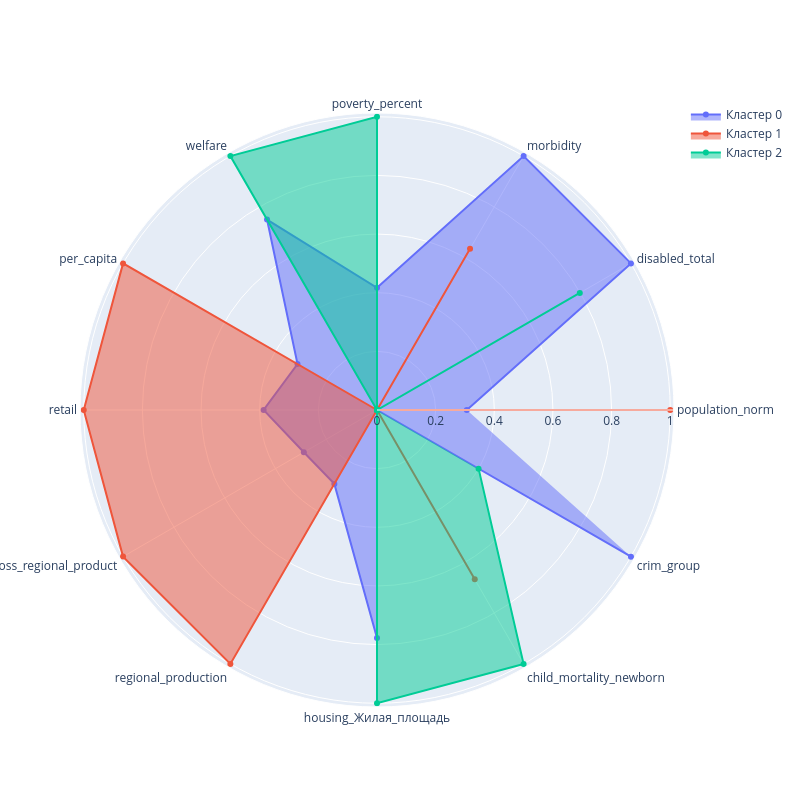
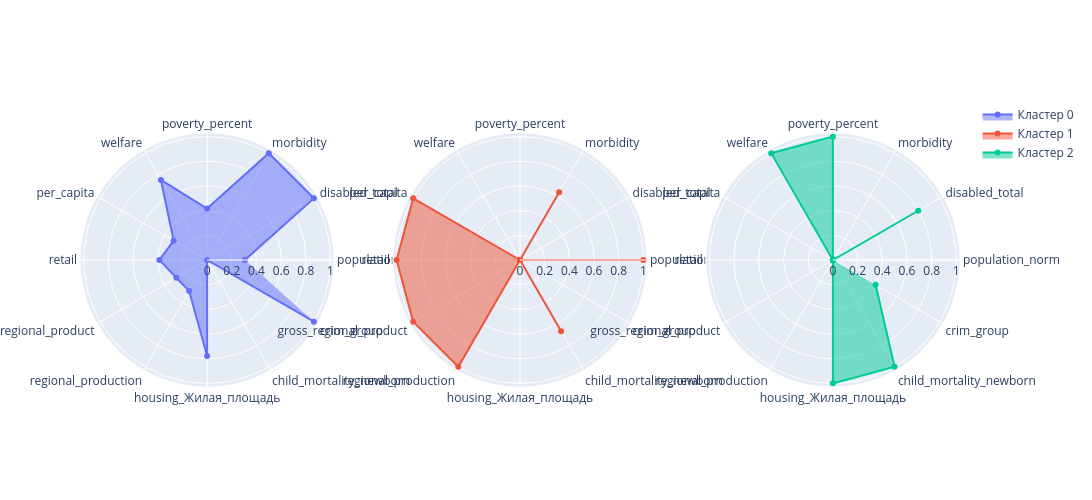

Write notebook code for charts like these, in order.
### Markdown cell above
Идентичны. Смоделируем полярную диаграмму

### Code cell
# Читаем данные
tmp_df = pd.read_csv( 'data/regions_for_modeling.csv', index_col = 'region' )

# Предскажем кластеры
tmp_df['cluster'] = pipeline_production.predict( tmp_df )

# Сохраним результат кластеризации
df_regions = tmp_df.copy().reset_index()

# Выделим признаки для отрисовки
tmp_cols_draw = cols_for_draw.copy()
tmp_cols_draw.append( 'cluster' )
tmp_df = tmp_df[ tmp_cols_draw ].copy()

# Отрисуем результат кластеризации
obj_plot_model_clusters = plot_model_clusters( tmp_df, tmp_df['cluster'].nunique() ) # Создадим объект для отрисовки
df_grouperd_data = obj_plot_model_clusters.plot_cluster_all() # Отрисуем все кластеры на одном графике
_ = obj_plot_model_clusters.plot_cluster_by_one() # Отрисуем кластеры по отдельности

### Figure 1 — Plotly figure (JSON) as saved in the notebook; plotly's stock layout.template omitted (floating-point values rounded to 4 significant figures)
{"data": [{"fill": "toself", "name": "Кластер 0", "r": [0.3063, 1.0, 1.0, 0.4167, 0.75, 0.313, 0.3867, 0.2881, 0.2909, 0.7778, 0.0, 1.0], "theta": ["population_norm", "disabled_total", "morbidity", "poverty_percent", "welfare", "per_capita", "retail", "gross_regional_product", "regional_production", "housing_Жилая_площадь", "child_mortality_newborn", "crim_group"], "type": "scatterpolar"}, {"fill": "toself", "name": "Кластер 1", "r": [1.0, 0.0, 0.6345, 0.0, 0.0, 1.0, 1.0, 1.0, 1.0, 0.0, 0.6667, 0.0], "theta": ["population_norm", "disabled_total", "morbidity", "poverty_percent", "welfare", "per_capita", "retail", "gross_regional_product", "regional_production", "housing_Жилая_площадь", "child_mortality_newborn", "crim_group"], "type": "scatterpolar"}, {"fill": "toself", "name": "Кластер 2", "r": [0.0, 0.7985, 0.0, 1.0, 1.0, 0.0, 0.0, 0.0, 0.0, 1.0, 1.0, 0.4], "theta": ["population_norm", "disabled_total", "morbidity", "poverty_percent", "welfare", "per_capita", "retail", "gross_regional_product", "regional_production", "housing_Жилая_площадь", "child_mortality_newborn", "crim_group"], "type": "scatterpolar"}], "layout": {"autosize": false, "height": 800, "showlegend": true, "width": 800}}

### Figure 2 — Plotly figure (JSON) as saved in the notebook; plotly's stock layout.template omitted (floating-point values rounded to 4 significant figures)
{"data": [{"fill": "toself", "name": "Кластер 0", "r": [0.3063, 1.0, 1.0, 0.4167, 0.75, 0.313, 0.3867, 0.2881, 0.2909, 0.7778, 0.0, 1.0], "subplot": "polar", "theta": ["population_norm", "disabled_total", "morbidity", "poverty_percent", "welfare", "per_capita", "retail", "gross_regional_product", "regional_production", "housing_Жилая_площадь", "child_mortality_newborn", "crim_group"], "type": "scatterpolar"}, {"fill": "toself", "name": "Кластер 1", "r": [1.0, 0.0, 0.6345, 0.0, 0.0, 1.0, 1.0, 1.0, 1.0, 0.0, 0.6667, 0.0], "subplot": "polar2", "theta": ["population_norm", "disabled_total", "morbidity", "poverty_percent", "welfare", "per_capita", "retail", "gross_regional_product", "regional_production", "housing_Жилая_площадь", "child_mortality_newborn", "crim_group"], "type": "scatterpolar"}, {"fill": "toself", "name": "Кластер 2", "r": [0.0, 0.7985, 0.0, 1.0, 1.0, 0.0, 0.0, 0.0, 0.0, 1.0, 1.0, 0.4], "subplot": "polar3", "theta": ["population_norm", "disabled_total", "morbidity", "poverty_percent", "welfare", "per_capita", "retail", "gross_regional_product", "regional_production", "housing_Жилая_площадь", "child_mortality_newborn", "crim_group"], "type": "scatterpolar"}], "layout": {"autosize": false, "height": 500, "polar": {"domain": {"x": [0, 0.2889], "y": [0, 1]}}, "polar2": {"domain": {"x": [0.3556, 0.6444], "y": [0, 1]}}, "polar3": {"domain": {"x": [0.7111, 1], "y": [0, 1]}}, "showlegend": true, "width": 1800}}
